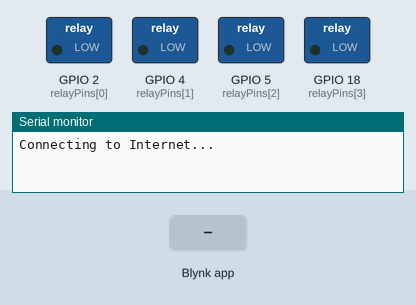
A sketch run on a simulated ESP32. On the bench: switched loads named in the sketch (green lamp = pin HIGH), the last lines printed to the serial monitor. The test bench sets the inputs (shaded band). WiFi joins after 1.5 s; servers stay silent unless stated; EEPROM starts erased.

Above: at 3.0 s.
3.1 s: Blynk app writes 1 to V1
At 3.5 s:
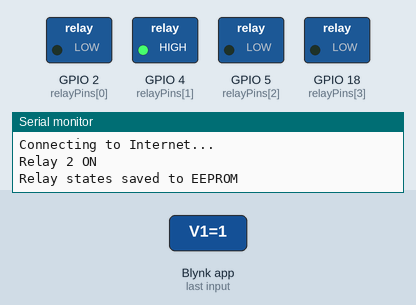
4.6 s: Blynk app writes 1 to V2
At 5.8 s:
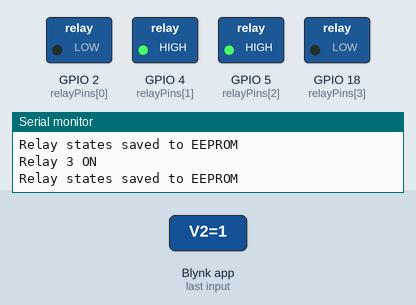
6.1 s: Blynk app writes 0 to V1
At 7.0 s:
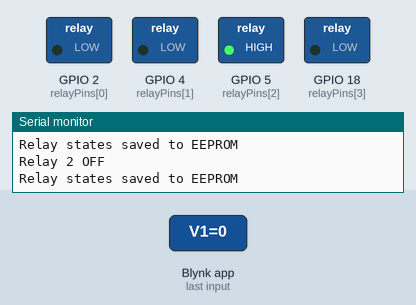
7.6 s: Blynk app writes 1 to V3
At 8.2 s:
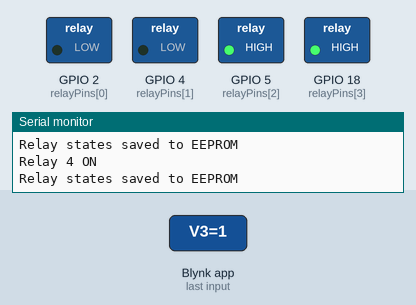
9.1 s: Blynk app writes 0 to V2
At 10.3 s:
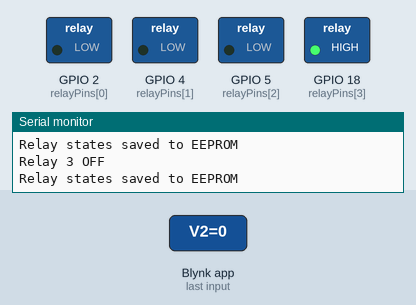
10.6 s: Blynk app writes 200 to V1
At 11.6 s:
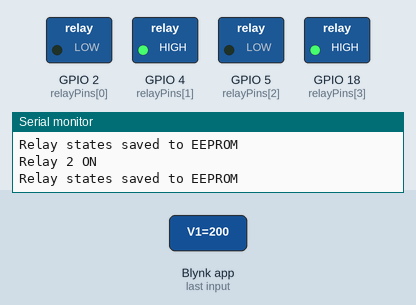
Timing chart, 0 to 13.1 s (numbered marks = the images above; inputs shaded):
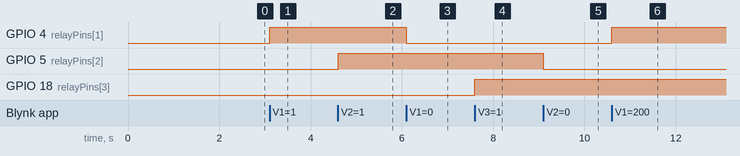

The sketch:

relayz_controller.ino
```cpp
#define BLYNK_TEMPLATE_ID "TMPL3bhkwrfbhk"
#define BLYNK_TEMPLATE_NAME "TEMPLATE_NAME"
#define BLYNK_AUTH_TOKEN "BLYNL_TOKEN"

#include <WiFi.h>
#include <WiFiClient.h>
#include <BlynkSimpleEsp32.h>
#include <EEPROM.h>

#define BLYNK_PRINT Serial

char ssid[] = "friday";
char pass[] = "password";

const int relayPins[4] = {2, 4, 5, 18};

#define V1_PIN V0
#define V2_PIN V1
#define V3_PIN V2
#define V4_PIN V3

BlynkTimer timer;
bool relayState[4] = {false, false, false, false};  // Initialize all relays to OFF

#define EEPROM_SIZE 4

void setup() {
  Serial.begin(115200);

  for (int i = 0; i < 4; i++) {
    pinMode(relayPins[i], OUTPUT);
    digitalWrite(relayPins[i], LOW);  // Ensure all relays are OFF at startup
    relayState[i] = false;  // Set all relay states to OFF
  }

  EEPROM.begin(EEPROM_SIZE);

  // Initialize Blynk
  Blynk.begin(BLYNK_AUTH_TOKEN, ssid, pass);
  Serial.println("Connecting to Internet...");

  // Update Blynk app with initial OFF states
  for (int i = 0; i < 4; i++) {
    Blynk.virtualWrite(V0 + i, LOW);
  }

  timer.setInterval(60000L, saveRelayStates);
}

BLYNK_CONNECTED() {
  // When connected, sync the app with current relay states
  for (int i = 0; i < 4; i++) {
    Blynk.virtualWrite(V0 + i, relayState[i]);
  }
}

BLYNK_WRITE(V1_PIN) {
  updateRelay(0, param.asInt());
}

BLYNK_WRITE(V2_PIN) {
  updateRelay(1, param.asInt());
}

BLYNK_WRITE(V3_PIN) {
  updateRelay(2, param.asInt());
}

BLYNK_WRITE(V4_PIN) {
  updateRelay(3, param.asInt());
}

void updateRelay(int index, int state) {
  relayState[index] = state;
  digitalWrite(relayPins[index], state);
  Serial.print("Relay ");
  Serial.print(index + 1);
  Serial.println(state ? " ON" : " OFF");
  saveRelayStates();
}

void saveRelayStates() {
  for (int i = 0; i < 4; i++) {
    EEPROM.write(i, relayState[i]);
  }
  EEPROM.commit();
  Serial.println("Relay states saved to EEPROM");
}

void loop() {
  Blynk.run();
  timer.run();

  if (WiFi.status() != WL_CONNECTED) {
    Serial.println("WiFi Disconnected. Reconnecting...");
    WiFi.begin(ssid, pass);
  }

  if (!Blynk.connected()) {
    Serial.println("Internet disconnected. Reconnecting...");
    Blynk.connect();
  }
}
```

Measured:
- after the input at 3.1 s, GPIO 4 (relayPins[1]): LOW → HIGH at once
- after the input at 4.6 s, GPIO 5 (relayPins[2]): LOW → HIGH at once
- after the input at 6.1 s, GPIO 4 (relayPins[1]): HIGH → LOW at once
- after the input at 7.6 s, GPIO 18 (relayPins[3]): LOW → HIGH at once
- after the input at 9.1 s, GPIO 5 (relayPins[2]): HIGH → LOW at once
- after the input at 10.6 s, GPIO 4 (relayPins[1]): LOW → HIGH at once
